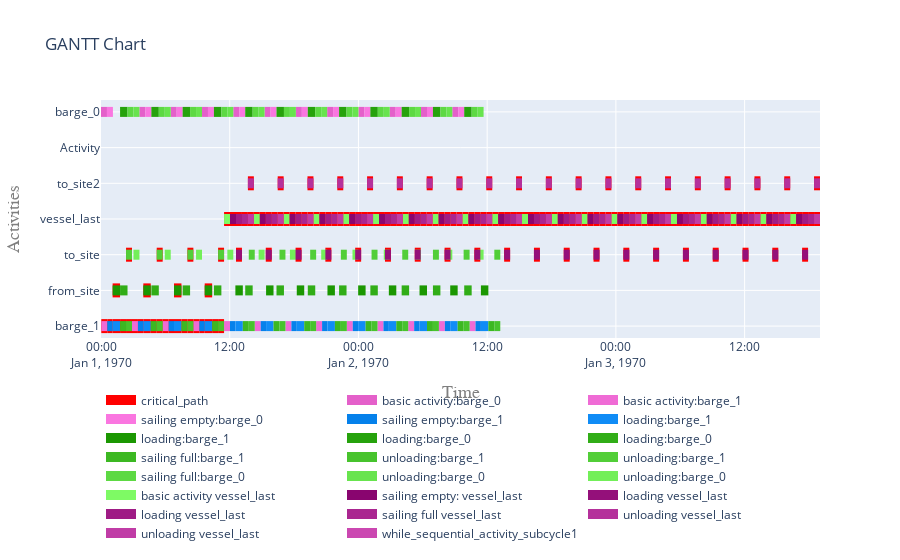

Here is the notebook cell this chart was saved with:
### Code cell
# Show the critical path (within a plotly Gannt plot).
my_cp_dependencies_from_simpy.make_plotly_gantt_chart()
